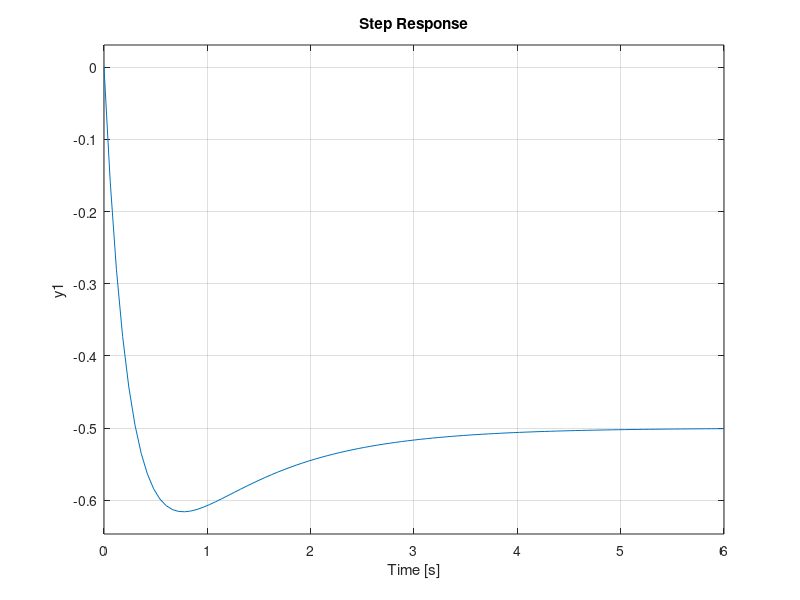

Write the MATLAB code that produced this figure.
%plots step response of transfer function G(s) of hw2 question 1
sys = tf([-3 -2],[1 5 4]); %transfer function G(s)
step(sys);% plots corresponding step response